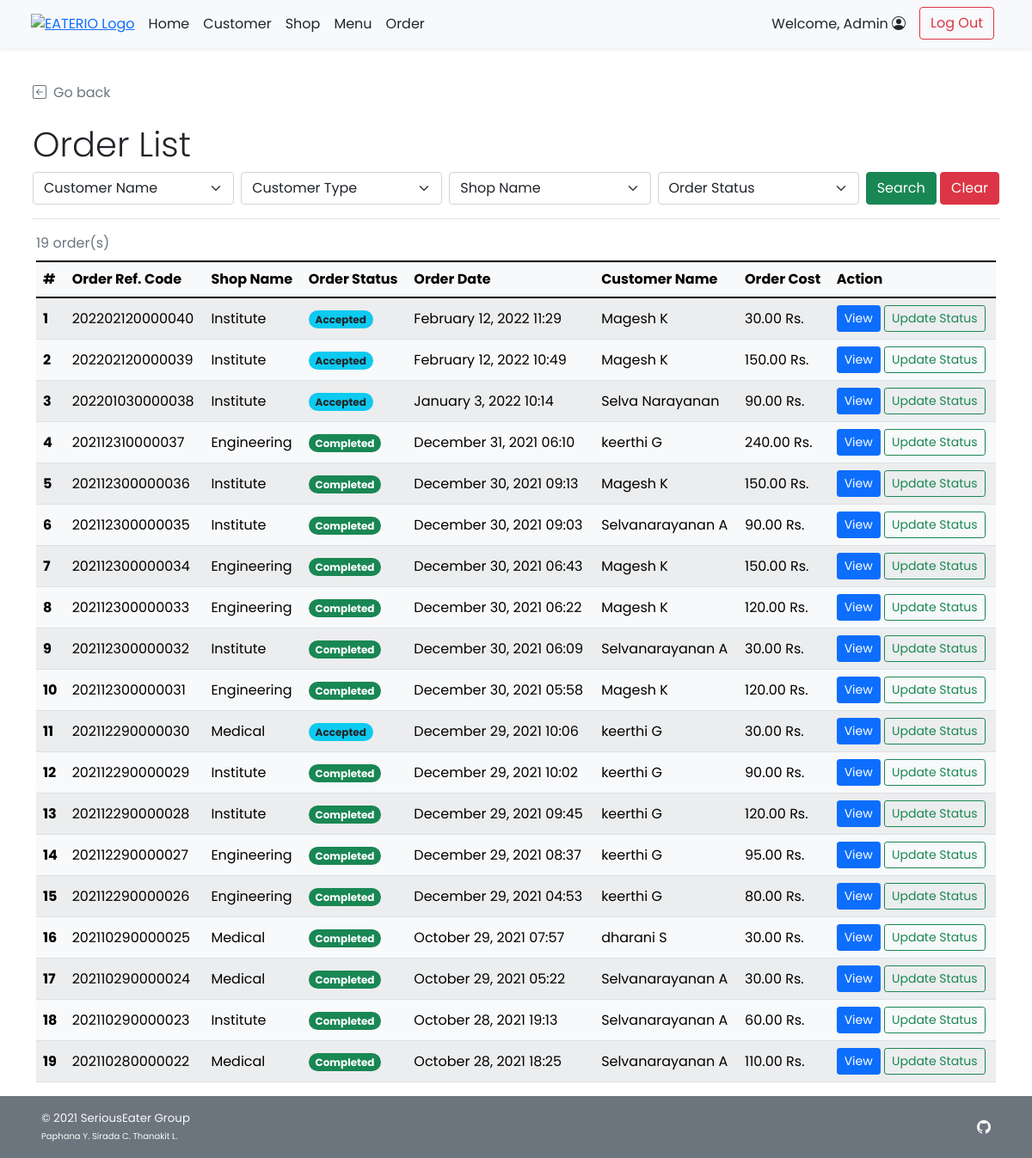
Screenshot of /admin/admin_order_list.php (signed in) with the database file from the repository.
### tables this page shows
CREATE TABLE `order_header` (
  `orh_id` int(11) NOT NULL,
  `orh_refcode` varchar(15) DEFAULT NULL,
  `c_id` int(11) NOT NULL,
  `s_id` int(11) NOT NULL,
  `p_id` int(11) NOT NULL,
  `orh_ordertime` timestamp NOT NULL DEFAULT current_timestamp(),
  `orh_pickuptime` datetime NOT NULL,
  `orh_orderstatus` varchar(10) NOT NULL,
  `orh_finishedtime` datetime DEFAULT NULL
);

CREATE TABLE `shop` (
  `s_id` int(11) NOT NULL,
  `s_username` varchar(45) NOT NULL,
  `s_pwd` varchar(45) NOT NULL,
  `s_name` varchar(100) NOT NULL,
  `s_location` varchar(100) NOT NULL,
  `s_openhour` time NOT NULL,
  `s_closehour` time NOT NULL,
  `s_status` tinyint(4) NOT NULL DEFAULT 1 COMMENT 'Shop ready for taking an order or not (True for open, False for close)',
  `s_preorderStatus` tinyint(4) NOT NULL DEFAULT 1 COMMENT 'Shop is ready for tomorrow pre-order or not',
  `s_email` varchar(100) NOT NULL,
  `s_phoneno` varchar(45) NOT NULL,
  `s_pic` text DEFAULT NULL
);

CREATE TABLE `customer` (
  `c_id` int(11) NOT NULL,
  `c_username` varchar(45) NOT NULL,
  `c_pwd` varchar(45) NOT NULL,
  `c_firstname` varchar(45) NOT NULL,
  `c_lastname` varchar(45) NOT NULL,
  `c_email` varchar(100) NOT NULL,
  `c_gender` varchar(1) NOT NULL COMMENT 'M for Male, F for Female',
  `c_type` varchar(3) NOT NULL COMMENT 'Type of customer in this canteen (STD for student, INS for instructor, STF for staff, GUE for guest, ADM for admin, OTH for other)'
);

CREATE TABLE `payment` (
  `p_id` int(11) NOT NULL,
  `c_id` int(11) NOT NULL,
  `p_type` varchar(45) NOT NULL,
  `p_amount` decimal(7,2) NOT NULL,
  `p_detail` text DEFAULT NULL
);

### admin/admin_order_list.php (the view, shortened to what this page needs)
<!DOCTYPE html>
<html lang="en" class="h-100">
<head>
    <?php
        include("../conn_db.php");
        include('../head.php');
    ?>
    <link href="../css/main.css" rel="stylesheet">
</head>
<body class="d-flex flex-column h-100">
    <?php include('nav_header_admin.php')?>
    <div class="container p-2 pb-0" id="admin-dashboard">
        <div class="mt-4 border-bottom">
            <a class="nav nav-item text-decoration-none text-muted mb-2" href="#" onclick="history.back();">
                <i class="bi bi-arrow-left-square me-2"></i>Go back
            </a>
            <h2 class="pt-3 display-6">Order List</h2>
            <form class="form-floating mb-3" method="GET" action="admin_order_list.php">
                <div class="row g-2">
                    <div class="col">
                        <select class="form-select" id="c_id" name="c_id">
                            <option selected value="">Customer Name</option>
                        </select>
                    </div>
                    <div class="col">
                        <select class="form-select" id="utype" name="ut">
                            <?php if(isset($_GET["search"])){?>
                            <option selected value="">Customer Type</option>
                            <option value="STD" <?php if($_GET["ut"]=="STD"){ echo "selected";}?>>Student</option>
                            <option value="INS" <?php if($_GET["ut"]=="INS"){ echo "selected";}?>>Professor</option>
                            <option value="TAS" <?php if($_GET["ut"]=="TAS"){ echo "selected";}?>>Teaching Assistant</option>
                            <option value="STF" <?php if($_GET["ut"]=="STF"){ echo "selected";}?>>Faculty Staff</option>
                            <option value="GUE" <?php if($_GET["ut"]=="GUE"){ echo "selected";}?>>Visitor</option>
                            <option value="ADM" <?php if($_GET["ut"]=="ADM"){ echo "selected";}?>>Admin</option>
                            <option value="OTH" <?php if($_GET["ut"]=="OTH"){ echo "selected";}?>>Other</option>
                            <?php }else{ ?>
                            <option selected value="">Customer Type</option>
                            <?php } ?>
                        </select>
                    </div>
                    <div class="col">
                        <select class="form-select" id="s_id" name="s_id">
                            <option selected value="">Shop Name</option>
                            <?php
                                $option_query = "SELECT DISTINCT s.s_id, s.s_name
                                FROM order_header orh INNER JOIN shop s ON orh.s_id = s.s_id;";
                                $option_result = $mysqli -> query($option_query);
                                $opt_row = $option_result -> num_rows;
                            ?>
                        </select>
                    </div>
                    <div class="col">
                        <select class="form-select" id="orderstatus" name="os">
                            <?php if(isset($_GET["search"])){?>
                            <option selected value="">Order Status</option>
                            <option value="ACPT" <?php if($_GET["os"]=="ACPT"){ echo "selected";}?>>Order Accepted</option>
                            <option value="PREP" <?php if($_GET["os"]=="PREP"){ echo "selected";}?>>Order Preparing</option>
                            <option value="RDPK" <?php if($_GET["os"]=="RDPK"){ echo "selected";}?>>Ready for Pick-Up</option>
                            <option value="FNSH" <?php if($_GET["os"]=="FNSH"){ echo "selected";}?>>Order Finished</option>
                            <?php }else{ ?>
                            <option selected value="">Order Status</option>
                            <?php } ?>
                        </select>
                    </div>
                    <div class="col-auto">
                        <button type="submit" name="search" value="1" class="btn btn-success"
                        <?php if($opt_row==0){echo "disabled";} ?>>Search</button>
                        <button type="reset" class="btn btn-danger"
                            onclick="javascript: window.location='admin_order_list.php'">Clear</button>
                    </div>
                </div>
            </form>
        </div>
    </div>
    <?php
            if(isset($_GET["search"])){
                if($_GET["c_id"]!=''){ $cid_clause = " AND orh.c_id = '{$_GET['c_id']}' "; }else{ $cid_clause = " ";}
                if($_GET["s_id"]!=''){ $sid_clause = " AND orh.s_id = '{$_GET['s_id']}' "; }else{ $sid_clause = " ";}
                $query = "SELECT orh.orh_id,orh.orh_refcode,orh.orh_ordertime,c.c_firstname,c.c_lastname,orh.orh_orderstatus,p.p_amount,s.s_name
                FROM order_header orh INNER JOIN customer c ON orh.c_id = c.c_id INNER JOIN payment p ON p.p_id = orh.p_id
                INNER JOIN shop s ON orh.s_id = s.s_id WHERE c.c_type LIKE '%{$_GET['ut']}%'
                AND orh_orderstatus LIKE '%{$_GET['os']}%'".$cid_clause.$sid_clause." ORDER BY orh.orh_ordertime DESC;";
            }else{
                $query = "SELECT orh.orh_id,orh.orh_refcode,orh.orh_ordertime,c.c_firstname,c.c_lastname,orh.orh_orderstatus,p.p_amount,s.s_name
                FROM order_header orh INNER JOIN customer c ON orh.c_id = c.c_id INNER JOIN payment p ON p.p_id = orh.p_id INNER JOIN shop s ON orh.s_id = s.s_id ORDER BY orh.orh_ordertime DESC;";
            }
            $result = $mysqli -> query($query);
            $numrow = $result -> num_rows;
            if($numrow > 0){
        ?>
        <div class="container align-items-stretch pt-2">
            <div class="table-responsive">
            <table class="table rounded-5 table-light table-striped table-hover align-middle caption-top mb-3">
                <caption><?php echo $numrow;?> order(s) <?php if(isset($_GET["search"])){?><br /><a
                        Result</a><?php } ?></caption>
                <thead class="bg-light">
                    <tr>
                        <th scope="col">#</th>
                        <th scope="col">Order Ref. Code</th>
                        <th scope="col">Shop Name</th>
                        <th scope="col">Order Status</th>
                        <th scope="col">Order Date</th>
                        <th scope="col">Customer Name</th>
                        <th scope="col">Order Cost</th>
                        <th scope="col">Action</th>
                    </tr>
                </thead>
                <tbody>
                    <?php $i=1; while($row = $result -> fetch_array()){ ?>
                    <tr>
                        <th><?php echo $i++;?></th>
                        <td><?php echo $row["orh_refcode"];?></td>
                        <td><?php echo $row["s_name"];?></td>
                        <td>
                            <?php if($row["orh_orderstatus"]=="ACPT"){ ?>
                                <span class="fw-bold badge rounded-pill bg-info text-dark">Accepted</span>
                            <?php }else if($row["orh_orderstatus"]=="PREP"){ ?>
                                <span class="fw-bold badge rounded-pill bg-warning text-dark">Preparing</span>
                            <?php }else if($row["orh_orderstatus"]=="RDPK"){ ?>
                                <span class="fw-bold badge rounded-pill bg-primary text-white">Ready to pick up</span>
                            <?php }else if($row["orh_orderstatus"]=="FNSH"){?>
                                <span class="fw-bold badge rounded-pill bg-success text-white">Completed</span>
                            <?php } ?>
                        </td>
                        <td><?php
                        $order_time = (new Datetime($row["orh_ordertime"])) -> format("F j, Y H:i");
                        echo $order_time;
                        ?></td>
                        <td><?php echo $row["c_firstname"]." ".$row["c_lastname"];?></td>
                        <td><?php echo $row["p_amount"]." Rs.";?></td>
                        <td>
                            <a href="admin_order_detail.php?orh_id=<?php echo $row["orh_id"]?>" class="btn btn-sm btn-primary">View</a>
                            <a href="admin_order_update.php?orh_id=<?php echo $row["orh_id"]?>" class="btn btn-sm btn-outline-success">Update Status</a>
                        </td>
                    </tr>
                    <?php } ?>
                </tbody>
            </table>
        </div>
        </div>
        <?php } ?>
    <footer
        class="footer d-flex flex-wrap justify-content-between align-items-center px-5 py-3 mt-auto bg-secondary text-light">
        <span class="smaller-font">&copy; 2021 SeriousEater Group<br /><span class="xsmall-font">Paphana Y. Sirada C.
                Thanakit L.</span></span>
        <ul class="nav justify-content-end list-unstyled d-flex">
            <li class="ms-3"><a class="text-light" target="_blank" href="https://github.com/waterthatfrozen/EATERIO"><i
                        class="bi bi-github"></i></a></li>
        </ul>
    </footer>
</body>
</html>

### css/main.css (style rules this page uses)
html { height: 100%; }
body { height: 100%; padding-top: 4rem; margin-bottom: -50px; font-family: 'Poppins', 'Noto Sans Thai', sans-serif; }
a { cursor: pointer; }
.bi { vertical-align: -.125em; fill: currentColor; }
.text-white { color: white; }
.smaller-font { font-size: smaller; }
.xsmall-font { font-size: x-small; }

### rows the page displays
order_header: orh_refcode "202202120000040", s.s_name "Institute", orh_orderstatus "Accepted", orh_ordertime "February 12, 2022 11:29", c.c_firstname "Magesh", c.c_lastname "K", p.p_amount "30.00"
order_header: orh_refcode "202202120000039", s.s_name "Institute", orh_orderstatus "Accepted", orh_ordertime "February 12, 2022 10:49", c.c_firstname "Magesh", c.c_lastname "K", p.p_amount "150.00"
order_header: orh_refcode "202201030000038", s.s_name "Institute", orh_orderstatus "Accepted", orh_ordertime "January 3, 2022 10:14", c.c_firstname "Selva", c.c_lastname "Narayanan", p.p_amount "90.00"
order_header: orh_refcode "202112310000037", s.s_name "Engineering", orh_orderstatus "Completed", orh_ordertime "December 31, 2021 06:10", c.c_firstname "keerthi", c.c_lastname "G", p.p_amount "240.00"
order_header: orh_refcode "202112300000036", s.s_name "Institute", orh_orderstatus "Completed", orh_ordertime "December 30, 2021 09:13", c.c_firstname "Magesh", c.c_lastname "K", p.p_amount "150.00"
order_header: orh_refcode "202112300000035", s.s_name "Institute", orh_orderstatus "Completed", orh_ordertime "December 30, 2021 09:03", c.c_firstname "Selvanarayanan", c.c_lastname "A", p.p_amount "90.00"
order_header: orh_refcode "202112300000034", s.s_name "Engineering", orh_orderstatus "Completed", orh_ordertime "December 30, 2021 06:43", c.c_firstname "Magesh", c.c_lastname "K", p.p_amount "150.00"
order_header: orh_refcode "202112300000033", s.s_name "Engineering", orh_orderstatus "Completed", orh_ordertime "December 30, 2021 06:22", c.c_firstname "Magesh", c.c_lastname "K", p.p_amount "120.00"
order_header: orh_refcode "202112300000032", s.s_name "Institute", orh_orderstatus "Completed", orh_ordertime "December 30, 2021 06:09", c.c_firstname "Selvanarayanan", c.c_lastname "A", p.p_amount "30.00"
order_header: orh_refcode "202112300000031", s.s_name "Engineering", orh_orderstatus "Completed", orh_ordertime "December 30, 2021 05:58", c.c_firstname "Magesh", c.c_lastname "K", p.p_amount "120.00"
order_header: orh_refcode "202112290000030", s.s_name "Medical", orh_orderstatus "Accepted", orh_ordertime "December 29, 2021 10:06", c.c_firstname "keerthi", c.c_lastname "G", p.p_amount "30.00"
order_header: orh_refcode "202112290000029", s.s_name "Institute", orh_orderstatus "Completed", orh_ordertime "December 29, 2021 10:02", c.c_firstname "keerthi", c.c_lastname "G", p.p_amount "90.00"
order_header: orh_refcode "202112290000028", s.s_name "Institute", orh_orderstatus "Completed", orh_ordertime "December 29, 2021 09:45", c.c_firstname "keerthi", c.c_lastname "G", p.p_amount "120.00"
order_header: orh_refcode "202112290000027", s.s_name "Engineering", orh_orderstatus "Completed", orh_ordertime "December 29, 2021 08:37", c.c_firstname "keerthi", c.c_lastname "G", p.p_amount "95.00"
order_header: orh_refcode "202112290000026", s.s_name "Engineering", orh_orderstatus "Completed", orh_ordertime "December 29, 2021 04:53", c.c_firstname "keerthi", c.c_lastname "G", p.p_amount "80.00"
order_header: orh_refcode "202110290000025", s.s_name "Medical", orh_orderstatus "Completed", orh_ordertime "October 29, 2021 07:57", c.c_firstname "dharani", c.c_lastname "S", p.p_amount "30.00"
order_header: orh_refcode "202110290000024", s.s_name "Medical", orh_orderstatus "Completed", orh_ordertime "October 29, 2021 05:22", c.c_firstname "Selvanarayanan", c.c_lastname "A", p.p_amount "30.00"
order_header: orh_refcode "202110290000023", s.s_name "Institute", orh_orderstatus "Completed", orh_ordertime "October 28, 2021 19:13", c.c_firstname "Selvanarayanan", c.c_lastname "A", p.p_amount "60.00"
order_header: orh_refcode "202110280000022", s.s_name "Medical", orh_orderstatus "Completed", orh_ordertime "October 28, 2021 18:25", c.c_firstname "Selvanarayanan", c.c_lastname "A", p.p_amount "110.00"

### other values shown
$_SESSION['firstname'] "Admin"
$numrow "19"
